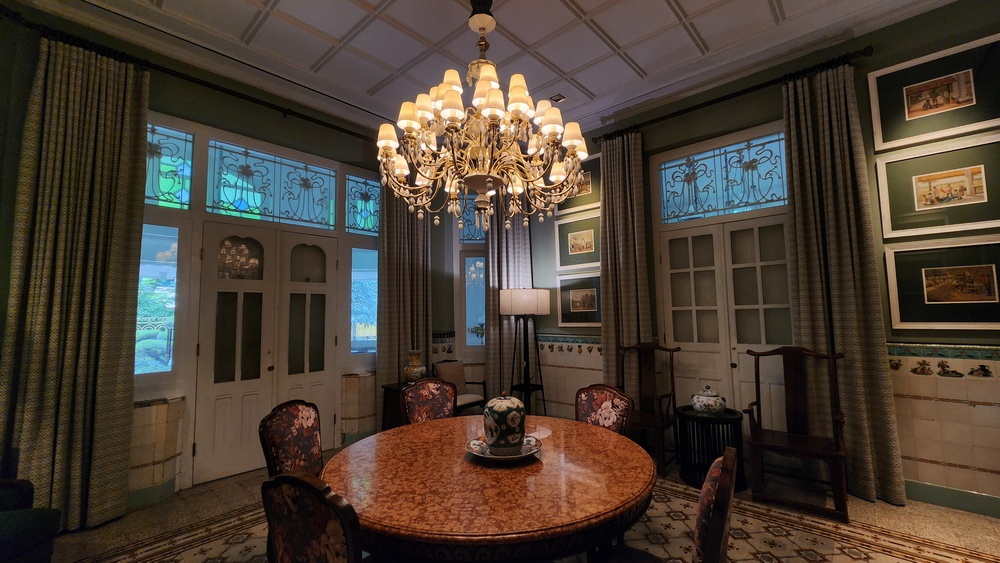
#> input picture Contrast before.jpg, 1000 x 563 px, shrunk from 4000 x 2252 before the run
$ python Contrast,.py
#> lines starting #> are read from the running program, lines starting #| are printed output that depends on the picture
import cv2

img = cv2.imread('Contrast before.jpg')
#> img is the input picture: shape (563, 1000, 3); mean B, G, R 51, 62.2, 74.3

if img is None:
    print("Image not found!")
    exit()

print("Image loaded successfully")

lab = cv2.cvtColor(img, cv2.COLOR_BGR2LAB)
#> lab: shape (563, 1000, 3); mean of channels 0, 1, 2 68.3, 132, 137

l, a, b = cv2.split(lab)
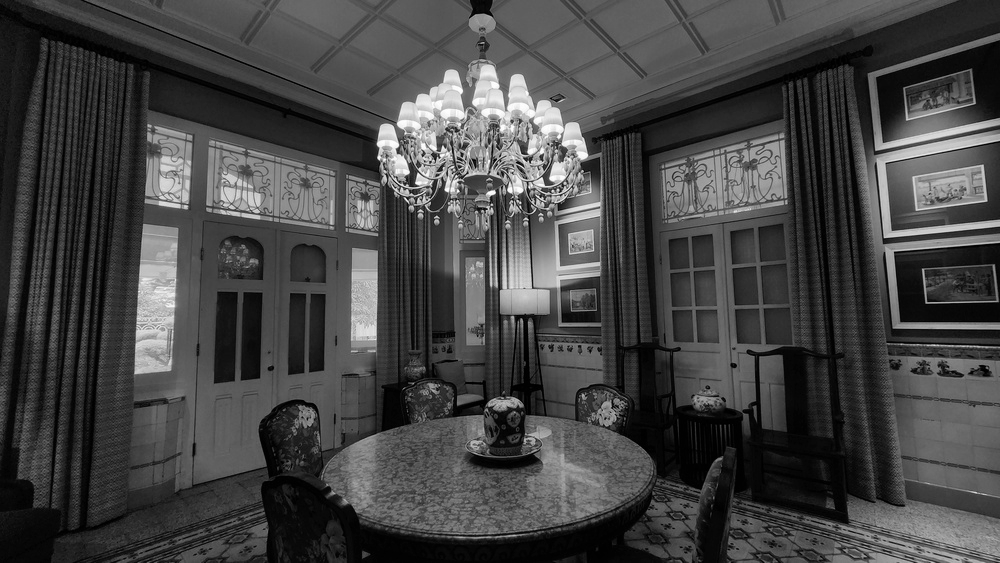
#> l: shape (563, 1000); min 0, max 255, mean 68.3
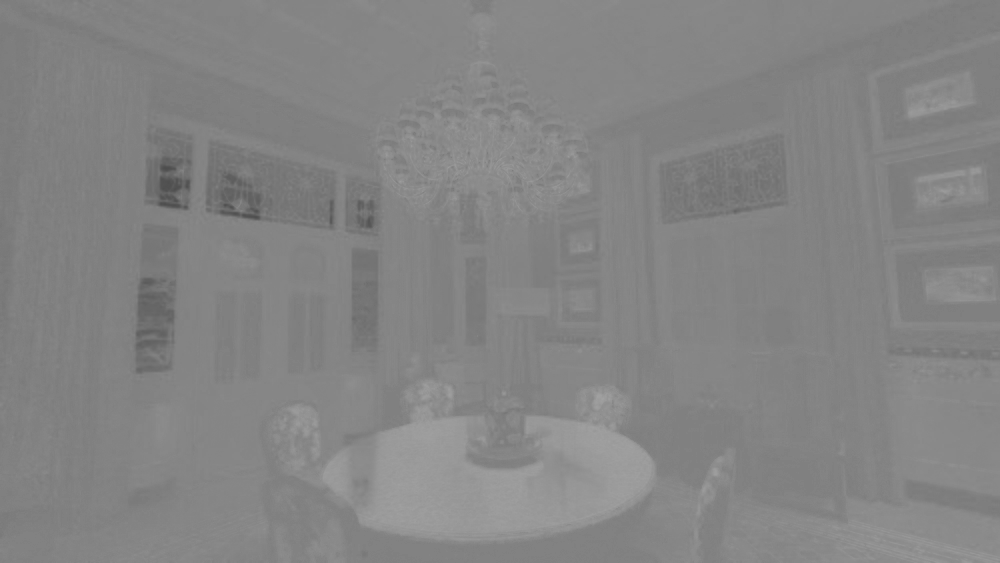
#> a: shape (563, 1000); min 77, max 161, mean 132
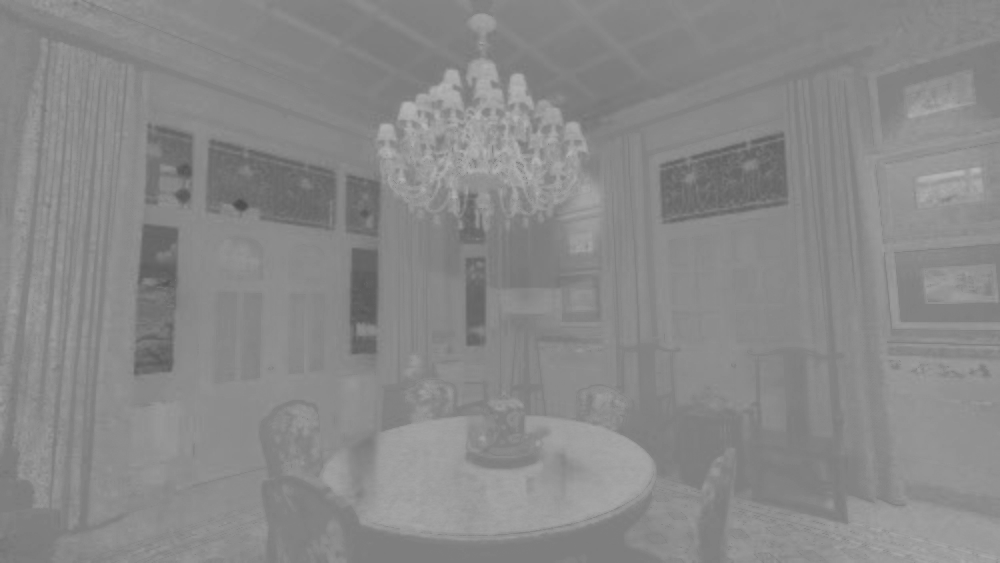
#> b: shape (563, 1000); min 76, max 182, mean 137

clahe = cv2.createCLAHE(clipLimit=2.0, tileGridSize=(8,8))
cl = clahe.apply(l)
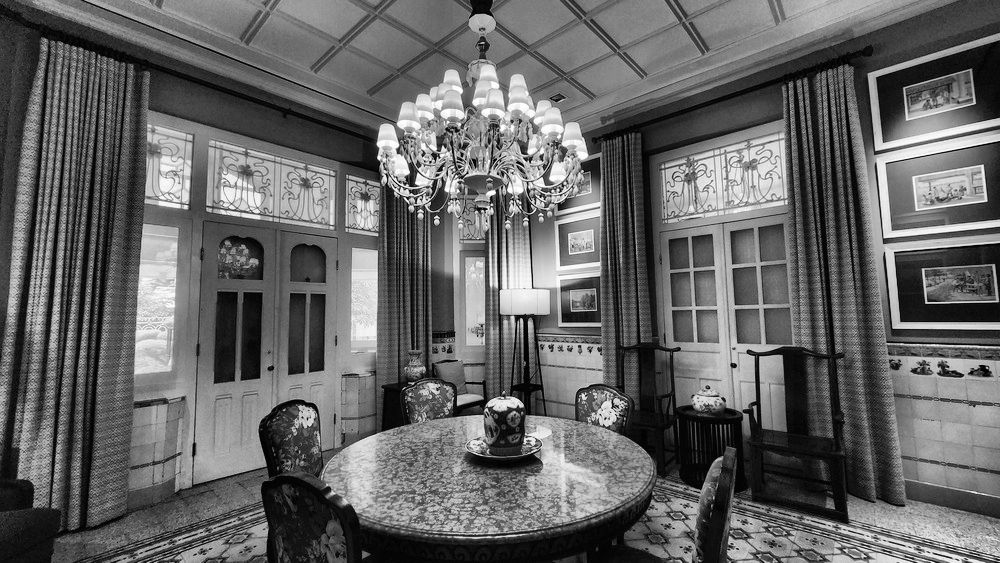
#> cl: shape (563, 1000); min 0, max 255, mean 101.1

limg = cv2.merge((cl, a, b))
#> limg: shape (563, 1000, 3); mean of channels 0, 1, 2 101.1, 132, 137

enhanced = cv2.cvtColor(limg, cv2.COLOR_LAB2BGR)
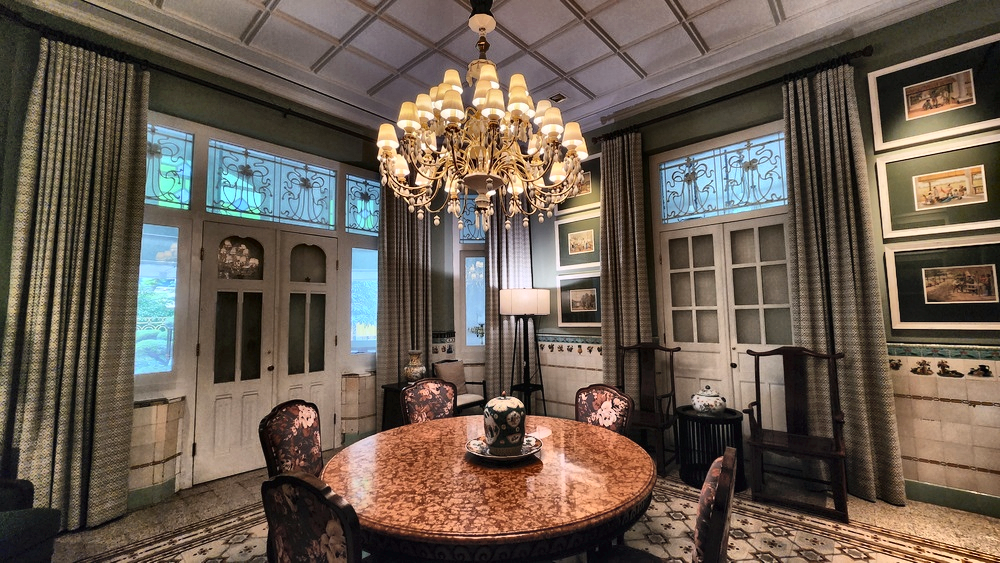
#> enhanced: shape (563, 1000, 3); mean B, G, R 81.4, 93.3, 106.8

cv2.imwrite('Contrast after.jpg', enhanced)
